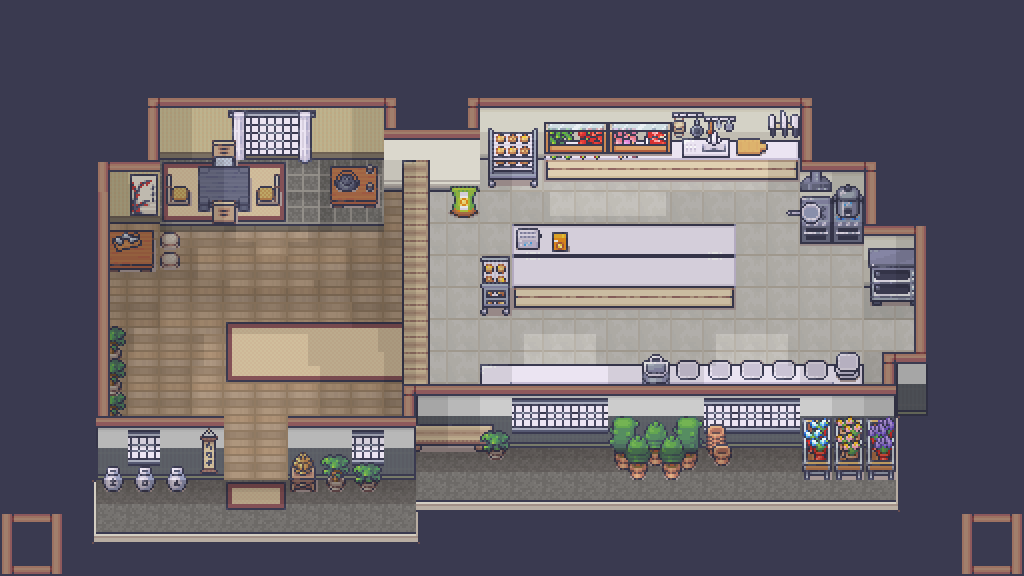

Tiled map render using the project's own tile images. Description and the map definition, with tile-layer contents summarised, below:
An orthogonal 32x18 tile map with 32x32 px tiles, 22 tile layers (background, floor, walls, counters + wall decor, ...), 4 tilesets and 51 objects.

<map version="1.10" tiledversion="1.10.0" orientation="orthogonal" renderorder="right-down" width="32" height="18" tilewidth="32" tileheight="32" infinite="0" nextlayerid="63" nextobjectid="130">
 <tileset firstgid="1" source="Room_Builder_32x32.tsx" />
 <tileset firstgid="8285" source="12_Kitchen_32x32.tsx" />
 <tileset firstgid="9069" source="16_Grocery_store_32x32.tsx" />
 <tileset firstgid="10317" source="20_Japanese_interiors_32x32.tsx" />
 <objectgroup id="43" name="walls">
  <object id="65" x="428.667" y="133.333" width="50.6667" height="56.6667" />
  <object id="66" x="915.333" y="306.667" width="23.3333" height="107.333" />
  <object id="67" x="883.333" y="353.333" width="31.3333" height="61.3333" />
  <object id="70" x="863.333" y="383.333" width="20" height="32" />
  <object id="71" x="429.333" y="384" width="434" height="58.6667" />
  <object id="73" x="800.094" y="162.313" width="66.4063" height="32.6875" />
 </objectgroup>
 <objectgroup id="34" name="misc" offsetx="0.833333" offsety="0.333333">
  <object id="44" x="670.844" y="139.5" width="65.1563" height="37.5" />
  <object id="45" x="767.25" y="140.5" width="31.75" height="37" />
  <object id="72" x="832.667" y="363.333" width="28" height="16.6667" />
 </objectgroup>
 <objectgroup id="35" name="bin">
  <object id="79" x="643.5" y="364.5" width="27.5" height="18.5" />
 </objectgroup>
 <objectgroup id="37" name="counter">
  <object id="52" x="672.5" y="364" width="29.5" height="19" />
  <object id="87" x="704.75" y="364.5" width="29.5" height="19" />
  <object id="88" x="736.75" y="364" width="29.5" height="19" />
  <object id="89" x="768.75" y="364" width="29.5" height="19" />
  <object id="90" x="800.75" y="363.5" width="29.5" height="19" />
  <object id="91" x="608.75" y="363" width="29.5" height="19" />
  <object id="92" x="577.25" y="363.5" width="29.5" height="19" />
  <object id="96" x="544.75" y="364" width="29.5" height="19" />
  <object id="97" x="513.25" y="363.5" width="29.5" height="19" />
  <object id="98" x="480.75" y="364" width="29.5" height="19" />
  <object id="99" x="512.75" y="256.5" width="31.5" height="51" />
  <object id="101" x="544.75" y="257.5" width="31.5" height="51" />
  <object id="102" x="576.75" y="258" width="31.5" height="51" />
  <object id="103" x="608.25" y="257.5" width="31.5" height="51" />
  <object id="104" x="640.75" y="258" width="31.5" height="51" />
  <object id="105" x="672.25" y="258" width="31.5" height="51" />
  <object id="106" x="705.25" y="258" width="31.5" height="51" />
  <object id="108" x="704.5" y="225" width="30" height="30.5" />
  <object id="109" x="672.5" y="223.75" width="30" height="30.5" />
  <object id="110" x="640" y="224.25" width="30" height="30.5" />
  <object id="111" x="608.5" y="224.75" width="30" height="30.5" />
  <object id="112" x="576" y="224.25" width="30" height="30.5" />
 </objectgroup>
 <objectgroup id="32" name="frying">
  <object id="23" x="800.136" y="198" width="63.8636" height="45.9091" />
 </objectgroup>
 <objectgroup id="30" name="chopping board">
  <object id="22" x="736.844" y="139" width="31.0938" height="38" />
 </objectgroup>
 <objectgroup id="22" name="toaster" opacity="0.94">
  <object id="9" x="513.682" y="223.636" width="29.8182" height="32.3636" />
 </objectgroup>
 <objectgroup id="54" name="oven">
  <object id="113" x="867.5" y="248" width="47" height="57.5" />
 </objectgroup>
 <objectgroup id="49" name="customer counter">
  <object id="81" x="402.5" y="159.5" width="28" height="33.5" />
  <object id="120" x="403.5" y="193.75" width="26.6667" height="29.5" />
  <object id="121" x="403.5" y="224.75" width="27.3333" height="30.5" />
  <object id="122" x="402.5" y="255.25" width="28" height="32" />
  <object id="123" x="403.5" y="287.5" width="28" height="32" />
  <object id="125" x="403.5" y="320" width="27.3333" height="32" />
  <object id="126" x="404" y="352" width="26.6667" height="32" />
 </objectgroup>
 <objectgroup id="24" name="tomato">
  <object id="11" x="574" y="122" width="34" height="56" />
 </objectgroup>
 <objectgroup id="25" name="lettuce">
  <object id="41" x="545.5" y="123" width="30.5" height="56" />
 </objectgroup>
 <objectgroup id="26" name="onion">
  <object id="17" x="609" y="123" width="30" height="55.5" />
 </objectgroup>
 <objectgroup id="27" name="mince">
  <object id="42" x="639" y="122" width="32.5" height="57.5" />
 </objectgroup>
 <objectgroup id="28" name="buns">
  <object id="21" x="480.5" y="130" width="62.75" height="50" />
 </objectgroup>
 <objectgroup id="55" name="dough">
  <object id="127" x="479.5" y="256" width="30.5" height="60" />
 </objectgroup>
 <objectgroup id="56" name="cheese">
  <object id="128" x="544.5" y="224" width="30.5" height="30" />
 </objectgroup>
 <objectgroup id="57" name="potato">
  <object id="129" x="448.5" y="185" width="28.5" height="32" />
 </objectgroup>
 <layer id="1" name="background" width="32" height="18">
  <data>[576 cells, 576 non-empty, 2 distinct tile ids]</data>
 </layer>
 <layer id="4" name="floor" width="32" height="18">
  <data>[576 cells, 230 non-empty, 5 distinct tile ids]</data>
 </layer>
 <layer id="2" name="walls" width="32" height="18">
  <data>[576 cells, 125 non-empty, 29 distinct tile ids]</data>
 </layer>
 <layer id="5" name="counters + wall decor" width="32" height="18">
  <data>[576 cells, 134 non-empty, 59 distinct tile ids]</data>
 </layer>
 <layer id="6" name="pantry+objects" width="32" height="18">
  <data>[576 cells, 4 non-empty, 4 distinct tile ids]</data>
 </layer>
 <layer id="31" name="frying" width="32" height="18">
  <data>[576 cells, 2 non-empty, 2 distinct tile ids]</data>
 </layer>
 <layer id="29" name="chopping board" width="32" height="18">
  <data>[576 cells, 1 non-empty, 1 distinct tile ids]</data>
 </layer>
 <layer id="16" name="tomato" width="32" height="18">
  <data>[576 cells, 1 non-empty, 1 distinct tile ids]</data>
 </layer>
 <layer id="11" name="decor" width="32" height="18">
  <data>[576 cells, 97 non-empty, 57 distinct tile ids]</data>
 </layer>
 <layer id="17" name="lettuce" width="32" height="18">
  <data>[576 cells, 1 non-empty, 1 distinct tile ids]</data>
 </layer>
 <layer id="18" name="onions" width="32" height="18">
  <data>[576 cells, 1 non-empty, 1 distinct tile ids]</data>
 </layer>
 <layer id="19" name="patty" width="32" height="18">
  <data>[576 cells, 1 non-empty, 1 distinct tile ids]</data>
 </layer>
 <layer id="20" name="buns" width="32" height="18">
  <data>[576 cells, 4 non-empty, 4 distinct tile ids]</data>
 </layer>
 <layer id="58" name="dough" width="32" height="18">
  <data>[576 cells, 2 non-empty, 2 distinct tile ids]</data>
 </layer>
 <layer id="61" name="potato" width="32" height="18">
  <data>[576 cells, 2 non-empty, 2 distinct tile ids]</data>
 </layer>
 <layer id="62" name="cheese" width="32" height="18">
  <data>[576 cells, 1 non-empty, 1 distinct tile ids]</data>
 </layer>
 <layer id="23" name="toaster" width="32" height="18">
  <data>[576 cells, 1 non-empty, 1 distinct tile ids]</data>
 </layer>
 <layer id="60" name="oven" width="32" height="18">
  <data>[576 cells, 6 non-empty, 6 distinct tile ids]</data>
 </layer>
 <layer id="9" name="pantry shelves" width="32" height="18">
  <data>[576 cells, 8 non-empty, 4 distinct tile ids]</data>
 </layer>
 <layer id="7" name="base shadows" width="32" height="18">
  <data>[576 cells, 206 non-empty, 9 distinct tile ids]</data>
 </layer>
 <layer id="13" name="2nd shadow" width="32" height="18">
  <data>[576 cells, 62 non-empty, 6 distinct tile ids]</data>
 </layer>
 <layer id="8" name="borders" width="32" height="18">
  <data>[576 cells, 79 non-empty, 12 distinct tile ids]</data>
 </layer>
</map>
